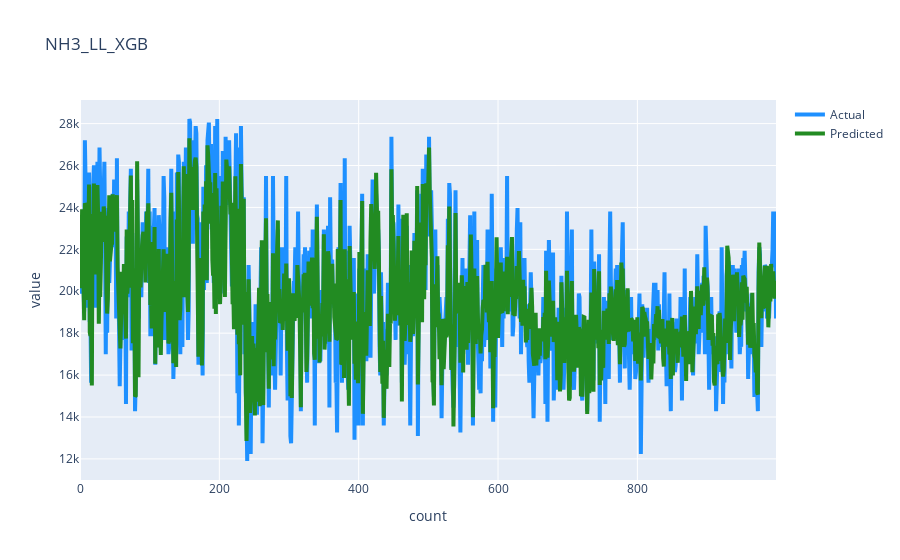

Write notebook code for a chart like this one.
### Code cell
#Plotting trend Actual Vs Predicted#
path=r"D:\OneDrive - TATA INDUSTRIES LIMITED - TATA INSIGHTS & QUANTS DIVISION\TSL\TSJ\Steel_Making\Coke_Plant\New_ByProduct\Phase_2\NH3_LL\XGBoost"

import plotly.graph_objects as go
fig = go.Figure()

fig.add_trace(go.Scatter(x=df1.index, y=df1['Actual'], name='Actual',
line=dict(color='dodgerblue', width=4)))
    
fig.add_trace(go.Scatter(x=df1.index, y=df1['Predicted'], name='Predicted',
line=dict(color='forestgreen', width=4)))

fig.update_layout(title='NH3_LL_XGB',
# yaxis_range=[-5,20],                 
xaxis_title='count',
yaxis_title='value')
fig.write_html(path+"\\plot\\"+"nh3ll_actVsprd_plot_v5_unseen_4_raw_Try1"+".html")
fig.show()

### Figure 1 — Plotly figure (JSON) as saved in the notebook; plotly's stock layout.template omitted (floating-point values rounded to 4 significant figures; data arrays with more than 128 entries replaced by an {"elided": "..."} marker saying what was removed)
{"data": [{"line": {"color": "dodgerblue", "width": 4}, "name": "Actual", "type": "scatter", "x": {"elided": "1000 int values"}, "y": {"elided": "1000 int values"}}, {"line": {"color": "forestgreen", "width": 4}, "name": "Predicted", "type": "scatter", "x": {"elided": "1000 int values"}, "y": {"elided": "1000 float values"}}], "layout": {"title": {"text": "NH3_LL_XGB"}, "xaxis": {"title": {"text": "count"}}, "yaxis": {"title": {"text": "value"}}}}
